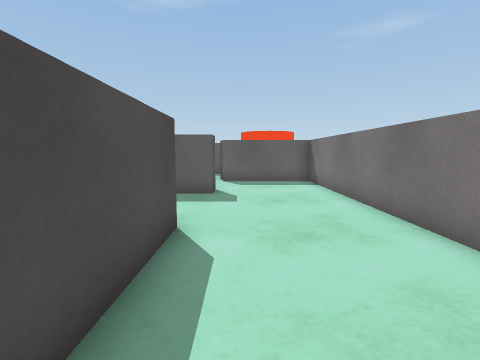
View 1 (above)

14 first-person views from a walk through a scene from a Unity 3-D project. The camera is 0.72 m above the floor, tilts 6° down and sees 85° across. The floor is counted in squares, 0.5 m on a side. Each view is taken from the middle of a square. On the plan, view 1 faces up. The plan holds only what a view shows up to about 13 squares ahead; the rest is blank.

View 2
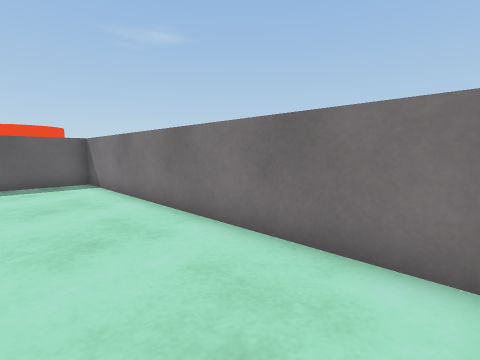

View 3
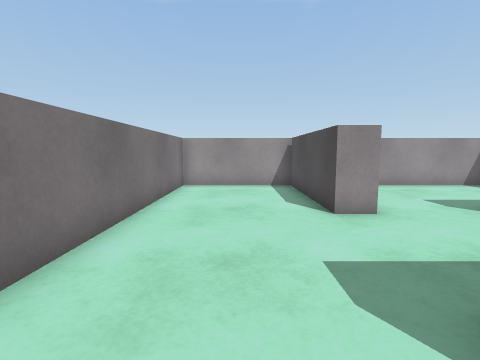

View 4
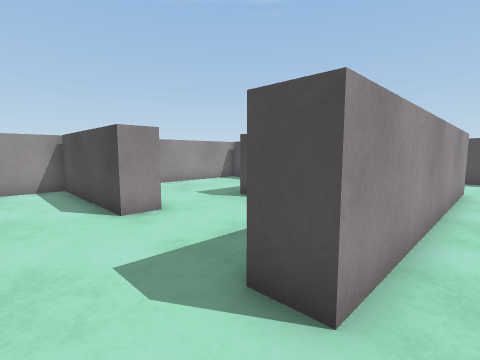

View 5
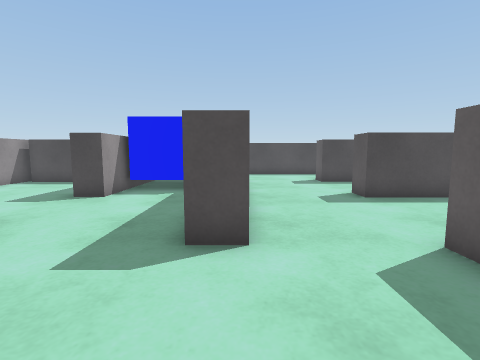

View 6
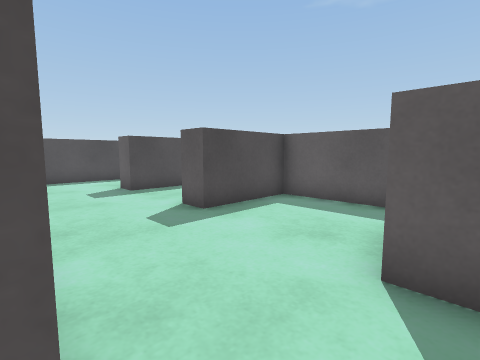

View 7
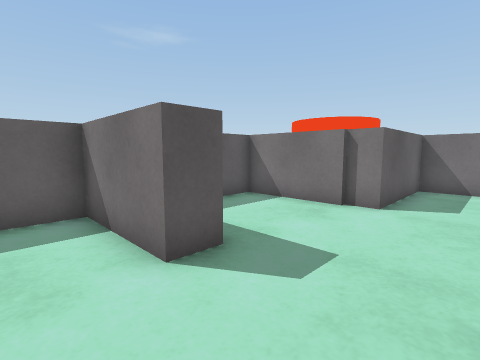

View 8
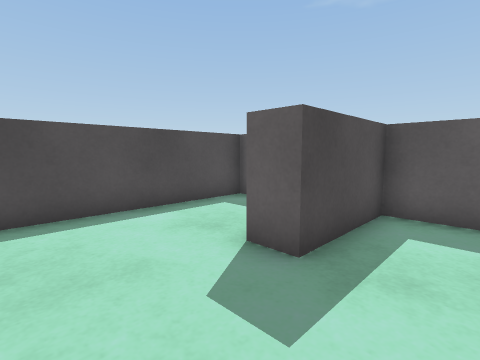

View 9
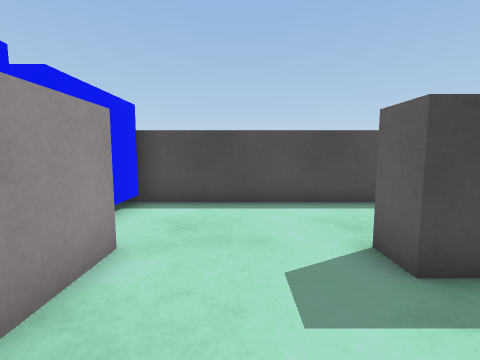

View 10
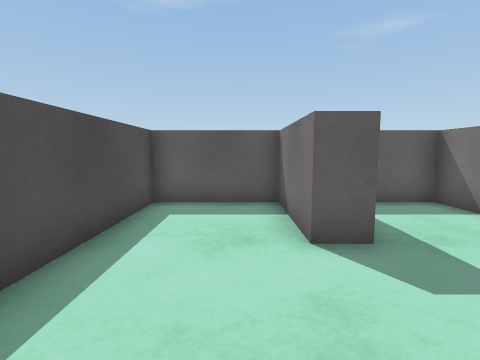

View 11
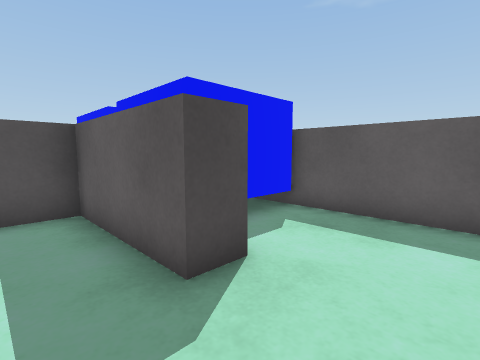

View 12
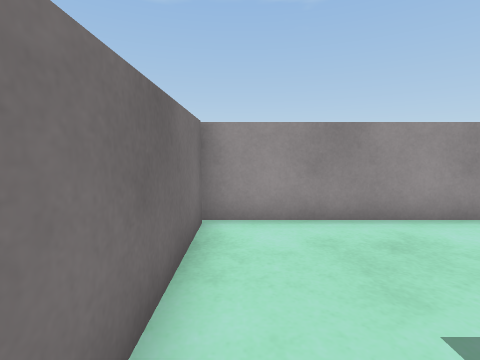

View 13
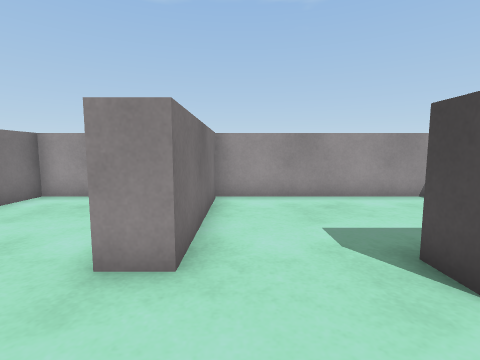

View 14
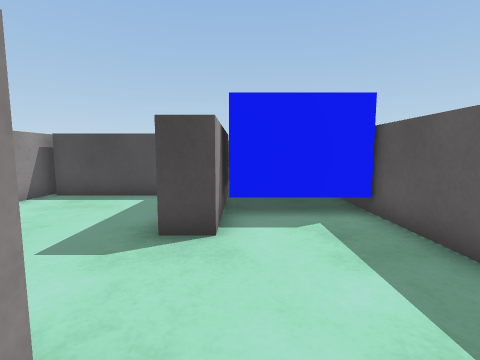

### Floor plan
Ten units are one square. View 1 is at (0, 0); x grows to the right and y downward. Boxes are objects, and circles mark ways between rooms. Rooms are numbered by the first view taken in them; rooms with no view inside come last. Other rooms are left out.
<svg viewBox="-150 -180 190 190">
<path fill="none" stroke="#000" d="M-22 -50 -12 -50 -12 4M-10 -101 -10 -91 -25 -91M-15 5 35 5 35 -131 -9 -131M-63 -140 -63 -175 -99 -175 -99 -140M-94 -101 -64 -101M-99 -140 -109 -140 -109 -175 -145 -175 -145 -90M-109 -101 -94 -101M-54 -56 -54 -46 -99 -46 -99 2M-22 4 -22 -50M-102 5 -15 5M-62 -56 -54 -56M-25 -91 -75 -91M-10 -140 -10 -175 -54 -175 -54 -140 -63 -140M-9 -131 -9 -141M-64 -101 -10 -101"/>
<circle cx="-15" cy="-70" r="3" fill="#2a7"/>
<circle cx="-10" cy="-115" r="3" fill="#2a7"/>
<circle cx="-105" cy="-120" r="3" fill="#2a7"/>
<circle cx="-55" cy="-120" r="3" fill="#2a7"/>
<circle cx="-40" cy="-50" r="3" fill="#2a7"/>
<text x="10" y="-60">1</text>
<text x="-80" y="-140">2</text>
<text x="-130" y="-130">3</text>
<text x="-60" y="-20">4</text>
<text x="-50" y="-70">5</text>
<text x="-40" y="-140">6</text>
</svg>
Room 1 opens to room 5. Room 1 opens to room 6. Room 2 opens to room 3. Room 2 opens to room 6. Room 4 opens to room 5.

Where each view was taken, in squares from view 1:
view 1: 0 up, 0 right, facing up
view 2: 0 up, 0 right, facing up-right
view 3: 11 up, 1 right, facing down
view 4: 11 up, 1 right, facing down-left
view 5: 10 up, 3 right, facing left
view 6: 10 up, 0 right, facing up-left
view 7: 11 up, 8 left, facing up-right
view 8: 11 up, 8 left, facing up-left
view 9: 12 up, 7 left, facing left
view 10: 10 up, 12 left, facing up
view 11: 3 up, 3 left, facing up-left
view 12: 5 up, 3 left, facing down
view 13: 8 up, 3 left, facing down
view 14: 6 up, 1 left, facing left
